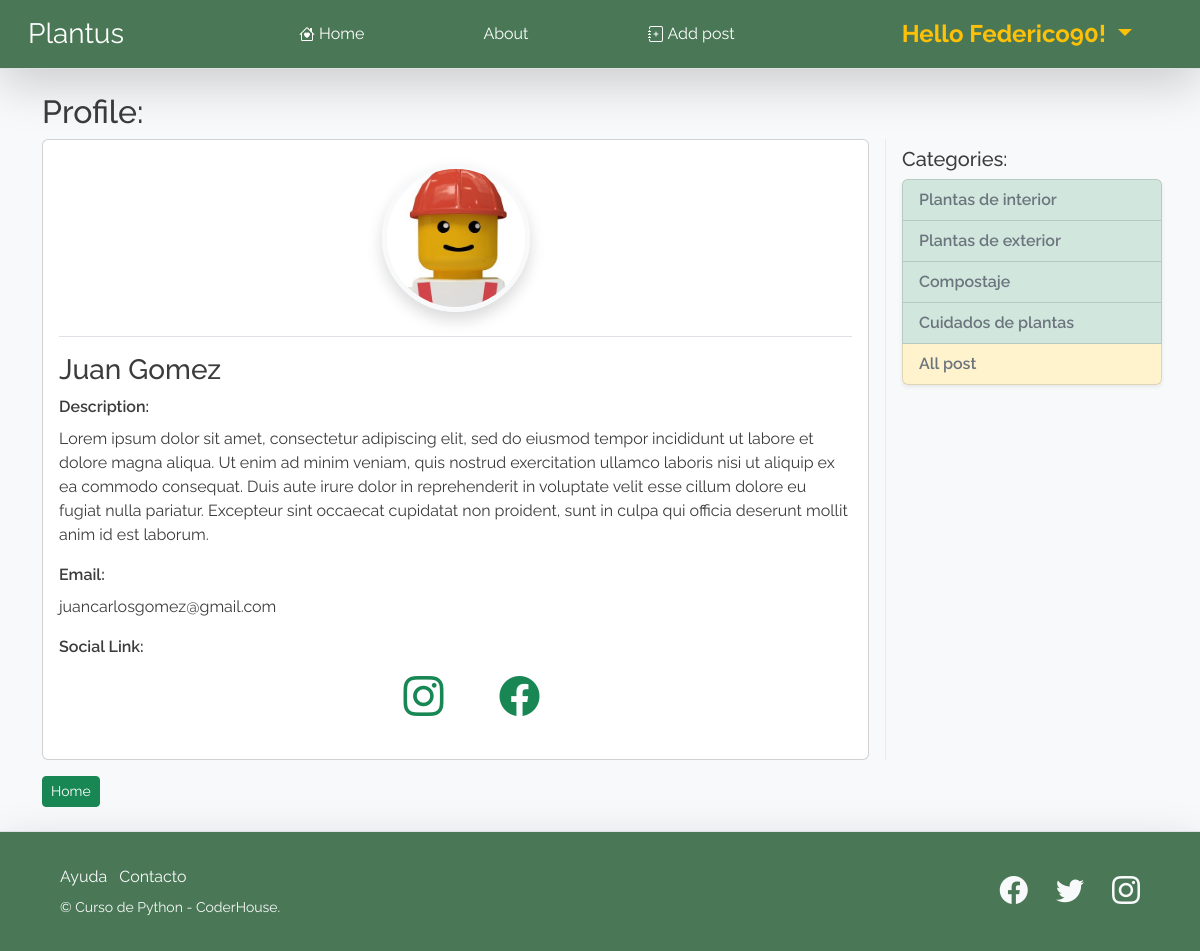
The page /members/user_profile/2/ (signed in) on the database its author committed.
### blog/models.py (models this page shows, shortened)
class Profile (models.Model):
    user            = models.OneToOneField(User, null=True, on_delete = models.CASCADE)
    description     = models.TextField()
    avatar          = models.ImageField(upload_to='avatars', null=True, blank=True)
    instagram_url   = models.CharField(max_length=256,null=True, blank=True)
    facebook_url    = models.CharField(max_length=256,null=True, blank=True)

class Category (models.Model):
    name = models.CharField(max_length=255)
    def __str__(self):
        return self.name

### plantus_members/views.py (the view)
# urls.py: path('user_profile/<int:pk>/', UserProfileView.as_view(template_name='user_details.html'), name="user_profile"),
class UserProfileView (LoginRequiredMixin, DetailView):
    model           = Profile
    template_name   = "user_details.html"
    def get_context_data(self, *args, **kwargs):
        category_menu = Category.objects.all()
        page_user = get_object_or_404(Profile, id=self.kwargs['pk'])
        context = super(UserProfileView, self).get_context_data(*args, **kwargs)
        context['category_menu'] = category_menu
        context['page_user'] = page_user
        return context

### plantus_members/templates/user_details.html (shortened to what this page needs)
{% extends "base.html" %}
{% load static %}
{% block blog_base %}
<div>
    <h2>
        Profile:
    </h2>
    <div class='row'>
        <div class='col-lg-9 pe-3 '>
            <div class="card">
                <div class="card-body mb-0">
                    <div class=" d-flex justify-content-center pt-2 pb-4 w-100">
                        {% if page_user.avatar.url %}
                        <img src="{{page_user.avatar.url}}" class="img-fluid rounded-circle border border-5 border-light shadow" style="max-width:148px;max-width:148px;"alt="post.author">
                        {% else %}
                        <img src="{% static 'assets/1.jpg' %}" class="img-fluid rounded-circle border border-5 border-light shadow" style="max-width:148px;max-width:148px;"alt="post.author">
                        {% endif %}
                      </div>
                      <div class='border-top pt-3'>
                        <h3>
                            {{page_user.user.first_name}} {{page_user.user.last_name}}
                        </h3>
                        <p class='card-title'>
                            Description:
                        </p>
                        <p class=' fs-6 fw-normal'>
                            {{page_user.description}}
                        </p>
                        <p class='card-title'>
                            Email:
                        </p>
                        <p class=' fs-6 fw-normal'>
                            {{page_user.user.email}}
                        </p>
                        <div class="gap-3">
                            <p class='card-title'>
                                Social Link:
                            </p>
                            <ul class="d-flex justify-content-center">
                                {% if page_user.instagram_url%}
                                <li class="list-inline-item px-4">
                                    <a href="{{ page_user.instagram}}" class="text-success text-decoration-none">
                                        <i class="bi-instagram fs-1"></i>
                                    </a>
                                </li>
                                {% endif %}
                                {% if page_user.facebook_url%}
                                <li class="list-inline-item px-4">
                                    <a href="{{ page_user.facebook}}" class="text-success ">
                                        <i class="bi-facebook fs-1"></i>
                                    </a>
                                </li>
                                {% endif %}
                            </ul>
                        </div>
                      </div>
                </div>
              </div>
        </div>
        <div class='d-none d-lg-block col-lg-3 ps-3 border-start border-success p-2 border-opacity-10'>
            <h5> Categories:</h5>
            <ul class="list-group shadow-sm">
                {% for cat in category_menu %}
                    <li class="list-group-item list-group-item-success">
                        <a class='text-decoration-none text-secondary fs-6' href="{% url 'category' cat|slugify %}">
                            {{cat}}
                        </a>
                    </li>
                {% endfor %}
                    <li class="list-group-item list-group-item-warning">
                        <a class='text-decoration-none text-secondary fs-6' href="{% url 'home' %}">
                            All post
                        </a>
                    </li>
            </ul>
        </div>
    </div>
    <a class='btn btn-success btn-sm mt-3' href="{% url 'home' %}">
        Home
    </a>
</div>
{% endblock blog_base %}

### blog/templates/base.html (shortened to what this page needs)
{% load static %}
<!DOCTYPE html>
<html lang="en">
<head>
    <link href="https://unpkg.com/aos@2.3.1/dist/aos.css" rel="stylesheet">
    <link rel="stylesheet" href="https://cdn.jsdelivr.net/npm/bootstrap-icons@1.7.1/font/bootstrap-icons.css">
    <link href="https://cdn.jsdelivr.net/npm/bootstrap@5.2.0/dist/css/bootstrap.min.css" rel="stylesheet">
    <link rel="stylesheet" href="{% static 'css/custom-styles.css' %}">
</head>
<body class='bg-light'>
    <nav class="navbar navbar-expand-lg navbar-dark bg-dark border-bottom shadow-lg">
        <div class="container-fluid">
          <a class="navbar-brand ps-3 fs-3" href="{% url 'home' %}">Plantus</a>
          <div class="collapse navbar-collapse  w-100" id="navbarSupportedContent">
            <ul class="navbar-nav me-auto mb-2 mb-lg-0 w-100 px-5 justify-content-evenly fs-6">
                <li class="nav-item">
                    <a class="nav-link active d-flex align-items-center gap-1" aria-current="page" href="{% url 'home' %}">
                         Home
                    </a>
                </li>
                <li class="nav-item"><a class="nav-link active" href="#">About</a></li>
            {% if  user.is_authenticated %}
                <li class="nav-item">
                    <a class="nav-link d-flex align-items-center gap-1 active" href="{% url 'post_add' %}">
                        Add post
                    </a>
                </li>
            {% endif %}
            </ul>
            {% if  user.is_authenticated %}
            <ul class="navbar-nav me-auto mb-2 mb-lg-0 pe-5">
                    <li class="nav-item dropdown fs-4 fw-normal">
                        <a class="nav-link dropdown-toggle text-warning fw-bold" href="#" role="button" data-bs-toggle="dropdown" aria-expanded="false">
                            Hello {{user}}!
                        </a>
                    </li>
            </ul>
            {% else %}
            <ul class="navbar-nav me-auto mb-2 mb-lg-0 pe-5 fs-4 fw-normal">
                <li class="nav-item"><a class="nav-link text-warning fw-bold" href="{% url 'login' %}">Login</a></li>
            </ul>
            {% endif %}
          </div>
        </div>
    </nav>
    <main class="container pt-4 pb-4">
        {% block blog_base %}
        {% endblock blog_base %}
    </main>
    <footer class="footer bg-dark navbar-dark border-top shadow-lg px-5">
        <div class="container-fluid">
            <div class="row">
                <div class="col-lg-6 h-100 text-center text-lg-start my-auto">
                    <ul class="list-inline mb-2 text-light">
                        <li class="list-inline-item">
                            <a class="nav-link " href="#!">Ayuda</a>
                        </li>
                        <li class="list-inline-item">
                            <a class="nav-link" href="#!">Contacto</a>
                        </li>
                    </ul>
                    <p class="small mb-4 mb-lg-0 text-light">&copy; Curso de Python - CoderHouse.</p>
                </div>
                <div class="col-lg-6 h-100 text-center text-lg-end my-auto">
                    <ul class="list-inline mb-0 text-light">
                        <li class="list-inline-item me-4">
                            <a class="nav-link" href="#!"><i class="bi-facebook fs-3"></i></a>
                        </li>
                        <li class="list-inline-item me-4">
                            <a class="nav-link" href="#!"><i class="bi-twitter fs-3"></i></a>
                        </li>
                        <li class="list-inline-item">
                            <a class="nav-link" href="https://www.instagram.com/espndeportes/?hl=es"><i class="bi-instagram fs-3"></i></a>
                        </li>
                    </ul>
                </div>
            </div>
        </div>
    </footer>
</body>
</html>

### blog/static/css/custom-styles.css (style rules this page uses)
:root { --bs-font-sans-serif: 'Raleway', sans-serif; --bs-body-font-family: var(--bs-font-sans-serif); }
body { color:rgb(60, 60, 60) }
.bg-dark { background-color: #4A7856 !important; }
.text-warning { color: #FAA025; }
.navbar { min-height: 5vh; }
main { min-height: 80vh; font-weight: 600; }
.footer { display: flex; align-items: center; min-height: 15vh; }

### rows shown on the page
Profile: avatar (picture), user.first_name "Juan", user.last_name "Gomez", description "Lorem ipsum dolor sit amet, consectetur adipiscing elit, sed do eiusmod tempor incididunt ut labore et dolore magna aliqua. Ut enim ad minim veniam, quis nostrud exercitation ullamco laboris nisi ut aliquip ex ea commodo consequat. Duis aute irure dolor in reprehenderit in voluptate velit esse cillum dolore eu fugiat nulla pariatur. Excepteur sint occaecat cupidatat non proident, sunt in culpa qui officia deserunt mollit anim id est laborum.", user.email "juancarlosgomez@gmail.com"
Category: name "Plantas de interior"
Category: name "Plantas de exterior"
Category: name "Compostaje"
Category: name "Cuidados de plantas"

### other values the page prints
{{ user }} "Federico90"
